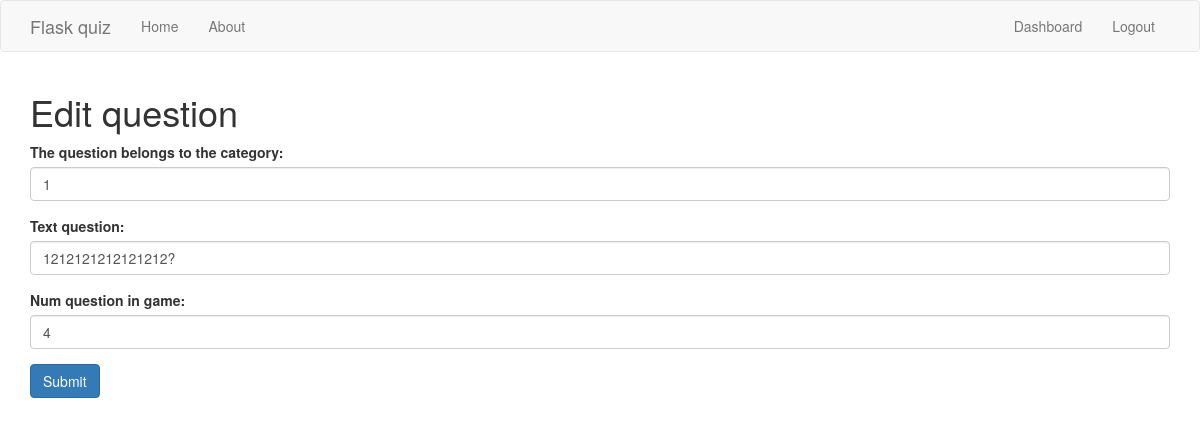
Page /question_edit/1 (signed in) on the earlier database version.
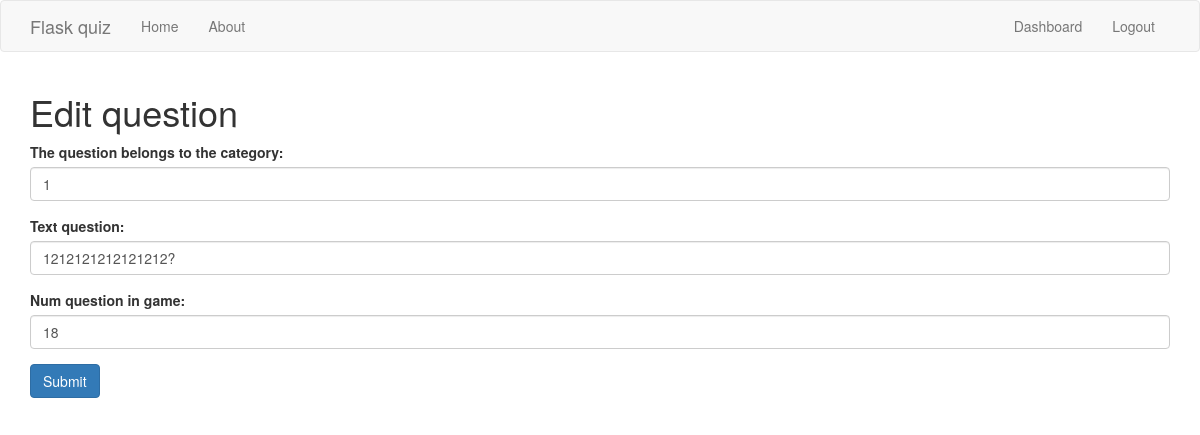
Same page on the later database version.
### app/models.py (models this page shows)
class Question(db.Model):
    id_question = db.Column(db.Integer, primary_key=True)
    id_category = db.Column(db.Integer, db.ForeignKey('category.id_category'))
    question_text = db.Column(db.String(256))
    num_question_in_game = db.Column(db.Integer)

### app/routes.py (the view, shortened to what this page needs)
@app.route('/question_edit/<string:id>', methods=['GET', 'POST'])
@is_logged_in
def question_edit(id):
    try:
        conn = sqlite3.connect("quiz.db")
    except Error as e:
        print(e)
    cur = conn.cursor()
    t = [id]
    result = cur.execute("SELECT * FROM question WHERE id_question = ?", t)
    question = cur.fetchone()
    cur.close()
    form = QuestionForm(request.form)
    form.id_category.data = question[1]
    form.question_text.data = question[2]
    form.num_question_in_game.data = question[3]
    return render_template('question_edit.html', form=form)

### app/forms.py
class QuestionForm(FlaskForm):
    id_category = QuerySelectField('The question belongs to the category:', query_factory=choice_query, get_label='name', allow_blank=False)
    question_text = StringField('Text question:',validators=[DataRequired()])
    num_question_in_game = StringField('Num question in game:', validators=[DataRequired()])

### app/routes.py (called while the page is built)
def is_logged_in(f):
    @wraps(f)
    def wrap(*args, **kwargs):
        if 'logged_in' in session:
            return f(*args, **kwargs)
        else:
            flash('Unauthorized, Please login', 'danger')
            return redirect(url_for('login'))
    return wrap

### app/templates/question_edit.html
{% extends 'layout.html' %}
{% block body %}
  <h1>Edit question</h1>
  {% from "includes/_formhelpers.html" import render_field %}
  <form method="POST" action="">
    <div class="form-group">
      {{ render_field(form.id_category, class_="form-control") }}
    </div>
    <div class="form-group">
      {{ render_field(form.question_text, class_="form-control") }}
    </div>
    <div class="form-group">
      {{ render_field(form.num_question_in_game, class_="form-control") }}
    </div>
    <p><input class="btn btn-primary" type="submit" value="Submit">
  </form>
{% endblock %}

### app/templates/includes/_formhelpers.html (shortened to what this page needs)
{% macro render_field(field) %}
  {{ field.label }}
  {{ field(**kwargs)|safe }}
{% endmacro %}

Differences in the rows shown:
changed Question: num_question_in_game "4" → "18"
